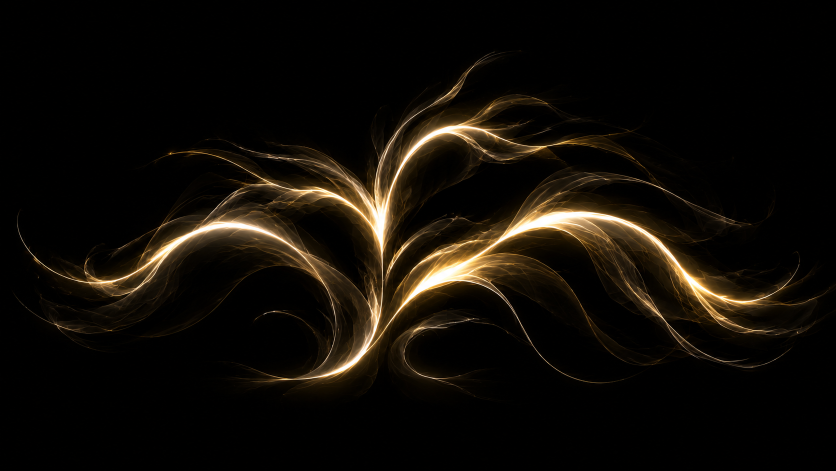
#> input picture input/original.png, 1672 x 941 px (shown at 1/2 size)
$ python extract_v08.py
#> lines starting #> are read from the running program, lines starting #| are printed output that depends on the picture; after the words box and inside, x2 and y2 are one past the last pixel; in counts of white or black regions, pixels touching at a corner belong together
### src/preprocess.py
"""
图像预处理：从原图中提取金色光带，形态学固化为实心带状，骨架化，修剪毛刺。
"""
import numpy as np
from PIL import Image
from skimage import color, morphology


def load_image(path: str) -> np.ndarray:
    """加载图片为 RGB numpy 数组 (H, W, 3)。"""
    img = Image.open(path).convert("RGB")
    return np.array(img)


def extract_golden_mask(rgb: np.ndarray) -> np.ndarray:
    """
    提取金色光带的二值掩码。
    HSV 锁定黄-橙色相 + 高亮度 + 适度饱和度，亮度兜底。
    """
    hsv = color.rgb2hsv(rgb)
    h, s, v = hsv[..., 0], hsv[..., 1], hsv[..., 2]

    hue_mask = (h >= 0.05) & (h <= 0.17)
    sat_mask = s >= 0.25
    val_mask = v >= 0.25
    color_mask = hue_mask & sat_mask & val_mask
    bright_mask = v >= 0.70

    return color_mask | bright_mask


def solidify_mask(mask: np.ndarray, close_radius: int = 10, dilate_radius: int = 3, min_object_size: int = 800) -> np.ndarray:
    """
    强力形态学固化：把丝缕状光带变成实心、边缘平滑的带状区域。
    1. 去小连通块  2. 大核闭运算填补空洞  3. 膨胀合并邻近丝缕  4. 再次去噪
    """
    cleaned = morphology.remove_small_objects(mask, min_size=min_object_size)
    cleaned = morphology.binary_closing(cleaned, morphology.disk(close_radius))
    if dilate_radius > 0:
        cleaned = morphology.binary_dilation(cleaned, morphology.disk(dilate_radius))
    cleaned = morphology.remove_small_objects(cleaned, min_size=min_object_size * 2)
    return cleaned


def skeletonize(mask: np.ndarray) -> np.ndarray:
    """骨架化：将实心光带细化为单像素宽的中心线。"""
    return morphology.skeletonize(mask)


def prune_skeleton(skeleton: np.ndarray, min_branch_length: int = 25) -> np.ndarray:
    """
    修剪骨架上的短毛刺分支。
    迭代去除端点开始的短分支，直到没有长度小于阈值的端部分支。
    """
    skel = skeleton.copy()
    h, w = skel.shape

    def get_neighbors(y, x):
        nbs = []
        for dy in (-1, 0, 1):
            for dx in (-1, 0, 1):
                if dy == 0 and dx == 0:
                    continue
                ny, nx = y + dy, x + dx
                if 0 <= ny < h and 0 <= nx < w and skel[ny, nx]:
                    nbs.append((ny, nx))
        return nbs

    for _ in range(10):
        endpoints = []
        ys, xs = np.where(skel)
        for y, x in zip(ys, xs):
            if len(get_neighbors(y, x)) == 1:
                endpoints.append((y, x))

        removed_any = False
        for ep in endpoints:
            path = [ep]
            current = ep
            prev = None
            while True:
                nbs = get_neighbors(current[0], current[1])
                next_pts = [n for n in nbs if n != prev]
                if not next_pts:
                    break
                if len(get_neighbors(current[0], current[1])) >= 3 and current != ep:
                    break
                nxt = next_pts[0]
                path.append(nxt)
                prev = current
                current = nxt
                if len(path) > min_branch_length:
                    break

            if len(path) <= min_branch_length:
                for p in path[:-1]:
                    skel[p[0], p[1]] = False
                removed_any = True

        if not removed_any:
            break

    return skel

### src/trace_angle.py
"""
骨架曲线追踪：基于多源 BFS 最短路径 + 端点角度聚类，精确提取5根主枝条。

核心思路：
1. 多源 BFS 从底部根区域计算每个骨架像素到根的距离场
2. 每个端点沿距离递减方向走到根 → 最短路径
3. 按端点相对于汇聚中心的角度聚类为5组（左上/左下/中上/右上/右下）
4. 每组取最长路径 → 5根主枝条
"""
import numpy as np
from collections import deque


def _neighbors(y: int, x: int, h: int, w: int) -> list:
    nbs = []
    for dy in (-1, 0, 1):
        for dx in (-1, 0, 1):
            if dy == 0 and dx == 0:
                continue
            ny, nx = y + dy, x + dx
            if 0 <= ny < h and 0 <= nx < w:
                nbs.append((ny, nx))
    return nbs


def _degree_map(skeleton: np.ndarray) -> np.ndarray:
    h, w = skeleton.shape
    degree = np.zeros((h, w), dtype=np.int32)
    ys, xs = np.where(skeleton)
    for y, x in zip(ys, xs):
        cnt = sum(1 for ny, nx in _neighbors(y, x, h, w) if skeleton[ny, nx])
        degree[y, x] = cnt
    return degree


def find_endpoints(skeleton: np.ndarray) -> list:
    deg = _degree_map(skeleton)
    ys, xs = np.where((skeleton) & (deg == 1))
    return list(zip(ys, xs))


def define_root_region(skeleton: np.ndarray, y_ratio: float = 0.72) -> np.ndarray:
    h, w = skeleton.shape
    y_min = int(h * y_ratio)
    root_mask = np.zeros_like(skeleton, dtype=bool)
    root_mask[y_min:, :] = True
    return root_mask & skeleton


def multi_source_bfs(skeleton: np.ndarray, sources: list) -> np.ndarray:
    h, w = skeleton.shape
    dist = np.full((h, w), -1, dtype=np.int32)
    queue = deque()
    for sy, sx in sources:
        if skeleton[sy, sx] and dist[sy, sx] == -1:
            dist[sy, sx] = 0
            queue.append((sy, sx))
    while queue:
        y, x = queue.popleft()
        d = dist[y, x]
        for ny, nx in _neighbors(y, x, h, w):
            if skeleton[ny, nx] and dist[ny, nx] == -1:
                dist[ny, nx] = d + 1
                queue.append((ny, nx))
    return dist


def trace_path_to_root(start: tuple, dist: np.ndarray, skeleton: np.ndarray) -> list:
    h, w = skeleton.shape
    path = [start]
    visited = {start}
    current = start
    while True:
        y, x = current
        if dist[y, x] == 0:
            break
        candidates = [(ny, nx) for ny, nx in _neighbors(y, x, h, w)
                      if skeleton[ny, nx] and (ny, nx) not in visited and dist[ny, nx] >= 0]
        if not candidates:
            candidates = [(ny, nx) for ny, nx in _neighbors(y, x, h, w)
                          if skeleton[ny, nx] and (ny, nx) not in visited]
            if not candidates:
                break
        best = min(candidates, key=lambda p: dist[p[0], p[1]])
        path.append(best)
        visited.add(best)
        current = best
        if len(path) > 2000:
            break
    return path


# 5个角度区间（度），对应5根主枝条
# 角度定义：arctan2(ey-cy, ex-cx)，正右=0°，正上=-90°，正左=±180°
ANGLE_GROUPS = {
    "right_lower":  {"name": "右下卷曲枝", "min": -25, "max": 15},
    "right_upper":  {"name": "右上大枝",   "min": -75, "max": -35},
    "center_top":   {"name": "中间主干",   "min": -105, "max": -75},
    "left_upper":   {"name": "左上大枝",   "min": -155, "max": -110},
    "left_lower":   {"name": "左下卷曲枝", "min": -180, "max": -155},
}


def extract_5_main_curves(
    skeleton: np.ndarray,
    min_length: int = 80,
    root_y_ratio: float = 0.72,
    center_y_ratio: float = 0.65,
    center_x_ratio: float = 0.50,
) -> list:
    """
    提取5根主枝条，按端点角度聚类。
    返回列表，每个元素为 dict:
        {"key": str, "name": str, "points": np.ndarray (N,2), "endpoint": (y,x), "length": int, "angle": float}
    """
    h, w = skeleton.shape
    cy = h * center_y_ratio
    cx = w * center_x_ratio

    print(f"  [AngleCluster] Center=({cx:.0f},{cy:.0f}), root y>={root_y_ratio:.0%}")

    root_mask = define_root_region(skeleton, y_ratio=root_y_ratio)
    root_pixels = list(zip(*np.where(root_mask)))
    print(f"  [AngleCluster] Root pixels: {len(root_pixels)}")
    dist = multi_source_bfs(skeleton, root_pixels)

    endpoints = find_endpoints(skeleton)
    print(f"  [AngleCluster] Endpoints: {len(endpoints)}")

    endpoint_paths = []
    for ep in endpoints:
        if dist[ep[0], ep[1]] < 0:
            continue
        path = trace_path_to_root(ep, dist, skeleton)
        if len(path) < min_length:
            continue
        ey, ex = ep
        angle = np.degrees(np.arctan2(ey - cy, ex - cx))
        endpoint_paths.append((angle, ep, np.array(path, dtype=np.float64)))

    print(f"  [AngleCluster] Valid paths (len>={min_length}): {len(endpoint_paths)}")

    results = []
    for key, group in ANGLE_GROUPS.items():
        amin, amax = group["min"], group["max"]
        if amin <= -180:
            matched = [(a, ep, p) for a, ep, p in endpoint_paths
                       if (a >= amin and a <= amax) or (a >= 160 and a <= 180)]
        else:
            matched = [(a, ep, p) for a, ep, p in endpoint_paths
                       if amin <= a <= amax]

        if matched:
            matched.sort(key=lambda x: len(x[2]), reverse=True)
            best_angle, best_ep, best_path = matched[0]
            results.append({
                "key": key,
                "name": group["name"],
                "points": best_path,
                "endpoint": best_ep,
                "length": len(best_path),
                "angle": best_angle,
                "group_count": len(matched),
            })
            print(f"  [AngleCluster] {group['name']:8s}: {len(matched)} candidates, "
                  f"best len={len(best_path)}, angle={best_angle:.1f}°")
        else:
            print(f"  [AngleCluster] {group['name']:8s}: NO candidates in [{amin},{amax}]!")

    return results

### src/smooth.py
"""
曲线平滑 v0.8：RDP路径简化 + B样条插值，生成极光滑的宏观走向曲线。

核心思路：
1. RDP (Ramer-Douglas-Peucker) 简化：去掉所有局部锯齿点，只保留宏观拐点
2. B样条插值：用少量拐点插值生成 C2 连续的极光滑曲线
3. 也保留传统的直接B样条平滑方法用于对比
"""
import numpy as np
from scipy.interpolate import splprep, splev


def perpendicular_distance(point: np.ndarray, line_start: np.ndarray, line_end: np.ndarray) -> float:
    """计算点到线段的垂直距离。"""
    if np.array_equal(line_start, line_end):
        return np.linalg.norm(point - line_start)
    # 线段向量
    line_vec = line_end - line_start
    point_vec = point - line_start
    # 投影长度
    proj_len = np.dot(point_vec, line_vec) / np.dot(line_vec, line_vec)
    proj_len = np.clip(proj_len, 0, 1)
    # 最近点
    closest = line_start + proj_len * line_vec
    return np.linalg.norm(point - closest)


def rdp_simplify(points: np.ndarray, epsilon: float = 5.0) -> np.ndarray:
    """
    Ramer-Douglas-Peucker 路径简化算法。
    去掉距离起止点连线小于 epsilon 的所有点，只保留宏观拐点。

    points: (N, 2)，列为 [y, x]
    epsilon: 距离阈值（像素），越大简化越激进，曲线越光滑
    返回简化后的点数组 (M, 2)
    """
    if len(points) < 3:
        return points.copy()

    # 找到距离首尾连线最远的点
    max_dist = 0.0
    max_idx = 0
    for i in range(1, len(points) - 1):
        dist = perpendicular_distance(points[i], points[0], points[-1])
        if dist > max_dist:
            max_dist = dist
            max_idx = i

    # 如果最远距离大于阈值，递归分割
    if max_dist > epsilon:
        left = rdp_simplify(points[:max_idx + 1], epsilon)
        right = rdp_simplify(points[max_idx:], epsilon)
        # 合并（避免重复中间点）
        return np.vstack([left[:-1], right])
    else:
        # 所有点都在阈值内，只保留首尾
        return np.array([points[0], points[-1]])


def smooth_trend_curve(
    points: np.ndarray,
    num_samples: int = 800,
    rdp_epsilon: float = 8.0,
    b_spline_smooth: float = 0.0,
    k: int = 3,
) -> tuple[np.ndarray, np.ndarray]:
    """
    生成宏观走向光滑曲线。

    步骤：
    1. RDP 简化原始路径，得到少量宏观拐点
    2. 用拐点做 B 样条插值（smooth=0 表示精确通过拐点）
    3. 重采样到 num_samples 个点

    参数:
        points: 原始点 (N, 2)，列为 [y, x]
        num_samples: 输出采样点数
        rdp_epsilon: RDP 简化阈值（像素），越大越光滑
        b_spline_smooth: B样条平滑因子（0=精确通过拐点，>0=进一步平滑）
        k: B样条阶数

    返回:
        (smoothed_curve, rdp_control_points)
    """
    if len(points) < k + 1:
        return points, points

    # Step 1: RDP 简化
    control = rdp_simplify(points, rdp_epsilon)

    # 确保控制点足够
    if len(control) < k + 1:
        # 简化太激进，回退到直接B样条平滑
        return smooth_curve(points, num_samples, b_spline_smooth or 150.0), points

    # Step 2: B样条插值
    try:
        tck, u = splprep([control[:, 0], control[:, 1]], s=b_spline_smooth, k=k)
        u_new = np.linspace(u.min(), u.max(), num_samples)
        y_smooth, x_smooth = splev(u_new, tck)
        smoothed = np.column_stack([y_smooth, x_smooth])
        return smoothed, control
    except Exception:
        # 插值失败，兜底
        return moving_average_curve(points, num_samples), control


def smooth_curve(
    points: np.ndarray,
    num_samples: int = 800,
    smooth_factor: float = 150.0,
    k: int = 3,
) -> np.ndarray:
    """传统直接B样条平滑（保留用于对比）。"""
    if len(points) < k + 1:
        return points
    y = points[:, 0]
    x = points[:, 1]
    try:
        tck, u = splprep([y, x], s=smooth_factor, k=k)
        u_new = np.linspace(u.min(), u.max(), num_samples)
        y_smooth, x_smooth = splev(u_new, tck)
        return np.column_stack([y_smooth, x_smooth])
    except Exception:
        return moving_average_curve(points, num_samples)


# [12 lines left out: function moving_average_curve, not called in this run]

### scripts/extract_v08.py
#!/usr/bin/env python3
"""
曲线提取主入口 v0.8 — 宏观走向光滑曲线
核心改进：RDP路径简化(去锯齿) → B样条插值拐点 → 极光滑曲线
同时生成 v0.7(直接B样条) vs v0.8(RDP+插值) 对比图
"""
import sys
import os
import json
import numpy as np

sys.path.insert(0, os.path.dirname(os.path.dirname(os.path.abspath(__file__))))

from src.preprocess import load_image, extract_golden_mask, solidify_mask, skeletonize, prune_skeleton
from src.trace_angle import extract_5_main_curves
from src.smooth import smooth_trend_curve, smooth_curve
import matplotlib
matplotlib.use("Agg")
import matplotlib.pyplot as plt


CURVE_COLORS = ["#FF6B6B", "#4ECDC4", "#45B7D1", "#FFA07A", "#98D8C8"]


def export_svg(curves_data: list, image_size: tuple, output_path: str):
    w, h = image_size
    parts = [
        '<?xml version="1.0" encoding="UTF-8"?>',
        f'<svg xmlns="http://www.w3.org/2000/svg" width="{w}" height="{h}" viewBox="0 0 {w} {h}">',
        '  <rect width="100%" height="100%" fill="black"/>',
    ]
    for i, cd in enumerate(curves_data):
        pts = cd["smoothed"]
        d = f"M {pts[0,1]:.1f} {pts[0,0]:.1f}"
        for p in pts[1:]:
            d += f" L {p[1]:.1f} {p[0]:.1f}"
        parts.append(
            f'  <path d="{d}" fill="none" stroke="{CURVE_COLORS[i % len(CURVE_COLORS)]}" '
            f'stroke-width="3" stroke-linecap="round" stroke-linejoin="round" '
            f'id="{cd["key"]}" name="{cd["name"]}"/>'
        )
    parts.append("</svg>")
    with open(output_path, "w", encoding="utf-8") as f:
        f.write("\n".join(parts))


def export_json(curves_data: list, output_path: str, version: str):
    data = {"version": version, "curve_count": len(curves_data), "curves": []}
    for cd in curves_data:
        pts = cd["smoothed"]
        points_xy = [[float(p[1]), float(p[0])] for p in pts]
        lengths = np.sqrt(np.sum(np.diff(pts, axis=0) ** 2, axis=1))
        control_xy = [[float(p[1]), float(p[0])] for p in cd.get("control", [])]
        data["curves"].append({
            "key": cd["key"],
            "name": cd["name"],
            "point_count": len(pts),
            "total_length_px": round(float(np.sum(lengths)), 2),
            "raw_length": cd["length"],
            "rdp_control_points": len(control_xy),
            "control_points": control_xy,
            "endpoint_xy": [float(cd["endpoint"][1]), float(cd["endpoint"][0])],
            "angle_deg": round(float(cd["angle"]), 1),
            "points": points_xy,
        })
    with open(output_path, "w", encoding="utf-8") as f:
        json.dump(data, f, ensure_ascii=False, indent=2)


def make_comparison(curves_data: list, original: np.ndarray, output_path: str):
    """生成 v0.7(直接B样条) vs v0.8(RDP+插值) 对比图。"""
    fig, axes = plt.subplots(1, 3, figsize=(24, 7))

    # 左：原图叠加 v0.8 光滑曲线
    axes[0].imshow(original, alpha=0.5)
    for i, cd in enumerate(curves_data):
        pts = cd["smoothed"]
        axes[0].plot(pts[:, 1], pts[:, 0], color=CURVE_COLORS[i], linewidth=2.5, label=cd["name"])
    axes[0].set_title("v0.8: RDP + B-Spline (Overlay)", fontsize=13)
    axes[0].legend(loc="upper right", fontsize=8, facecolor="black", labelcolor="white", framealpha=0.8)
    axes[0].axis("off")

    # 中：v0.8 独立曲线 + RDP拐点
    axes[1].set_facecolor("black")
    for i, cd in enumerate(curves_data):
        pts = cd["smoothed"]
        ctrl = cd.get("control", [])
        axes[1].plot(pts[:, 1], pts[:, 0], color=CURVE_COLORS[i], linewidth=2.5, label=cd["name"])
        if len(ctrl) > 0:
            axes[1].scatter(ctrl[:, 1], ctrl[:, 0], color=CURVE_COLORS[i], s=30, marker="o",
                           edgecolors="white", linewidths=0.5, zorder=5)
    axes[1].set_title("v0.8 Smooth Curves + RDP Control Points", fontsize=13)
    axes[1].set_aspect("equal")
    axes[1].invert_yaxis()
    axes[1].legend(loc="upper right", fontsize=8, facecolor="black", labelcolor="white", framealpha=0.8)
    axes[1].axis("off")

    # 右：v0.7 直接B样条（用于对比）
    axes[2].set_facecolor("black")
    for i, cd in enumerate(curves_data):
        old_smooth = smooth_curve(cd["points"], num_samples=800, smooth_factor=150.0)
        axes[2].plot(old_smooth[:, 1], old_smooth[:, 0], color=CURVE_COLORS[i], linewidth=2.5, label=cd["name"])
    axes[2].set_title("v0.7: Direct B-Spline (for comparison)", fontsize=13)
    axes[2].set_aspect("equal")
    axes[2].invert_yaxis()
    axes[2].legend(loc="upper right", fontsize=8, facecolor="black", labelcolor="white", framealpha=0.8)
    axes[2].axis("off")

    fig.suptitle("Curve Extraction v0.8 — RDP Simplification + B-Spline Interpolation (Ultra-Smooth Trend Lines)",
                 fontsize=15, color="white", fontweight="bold")
    fig.patch.set_facecolor("#1a1a1a")
    plt.tight_layout()
    plt.savefig(output_path, dpi=150, facecolor=fig.get_facecolor(), bbox_inches="tight")
    plt.close(fig)


def main():
    VERSION = "v0.8"
    base_dir = os.path.dirname(os.path.dirname(os.path.abspath(__file__)))
    input_path = os.path.join(base_dir, "input", "original.png")
    output_dir = os.path.join(base_dir, "output", VERSION)
    os.makedirs(output_dir, exist_ok=True)

    print("=" * 60)
    print(f"Curve Extractor {VERSION} — RDP + B-Spline Ultra-Smooth Trend")
    print("=" * 60)

    print("\n[1/5] Loading & preprocessing...")
    original = load_image(input_path)
#> in load_image, img is the input picture: PIL image 1672x941 RGB; mean R, G, B 16.9, 12.9, 7.4
    h, w = original.shape[:2]
    print(f"  Image: {w} x {h}")
#|   Image: 1672 x 941

    mask = extract_golden_mask(original)
#> in extract_golden_mask, `h, s, v = hsv[..., 0], hsv[..., 1], hsv[..., 2]`:
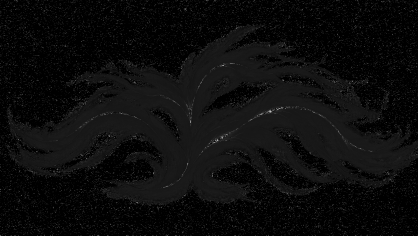
#> h: shape (941, 1672) float64 (shown at 1/4 size); min 0, max 0.979, mean 0.0469
#> in extract_golden_mask, `h, s, v = hsv[..., 0], hsv[..., 1], hsv[..., 2]`:
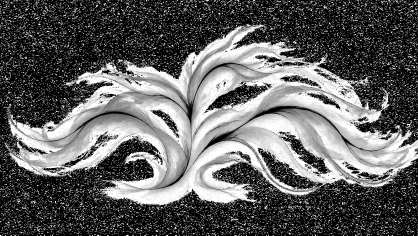
#> s: shape (941, 1672) float64 (shown at 1/4 size); min 0, max 1, mean 0.382
#> in extract_golden_mask, `h, s, v = hsv[..., 0], hsv[..., 1], hsv[..., 2]`:
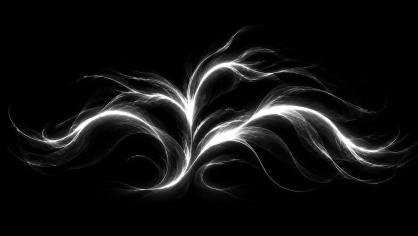
#> v: shape (941, 1672) float64 (shown at 1/4 size); min 0, max 1, mean 0.0665
#> in extract_golden_mask, `hue_mask = (h >= 0.05) & (h <= 0.17)`:
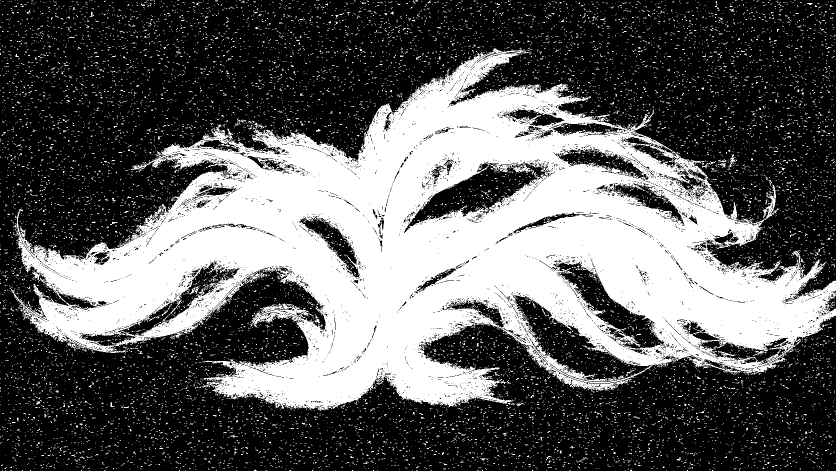
#> hue_mask: shape (941, 1672) bool (shown at 1/2 size); 36.5% white; 13014 white regions (12915 under 20 px), largest, box (x1, y1, x2, y2) and area: (20, 97, 1672, 823) 524867, (1455, 310, 1474, 336) 123, (374, 572, 399, 589) 123
#> in extract_golden_mask, `sat_mask = s >= 0.25`:
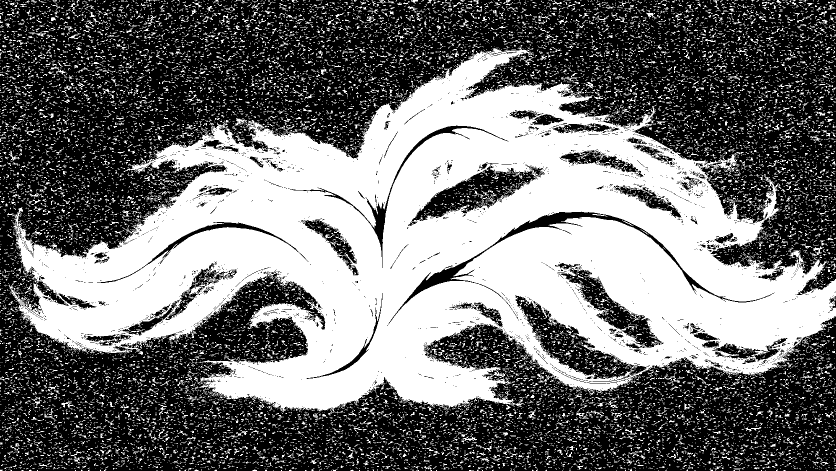
#> sat_mask: shape (941, 1672) bool (shown at 1/2 size); 44.4% white; 17274 white regions (15847 under 20 px), largest, box (x1, y1, x2, y2) and area: (14, 95, 1672, 826) 571615, (1620, 492, 1648, 513) 171, (470, 236, 495, 251) 153
#> in extract_golden_mask, `bright_mask = v >= 0.70`:
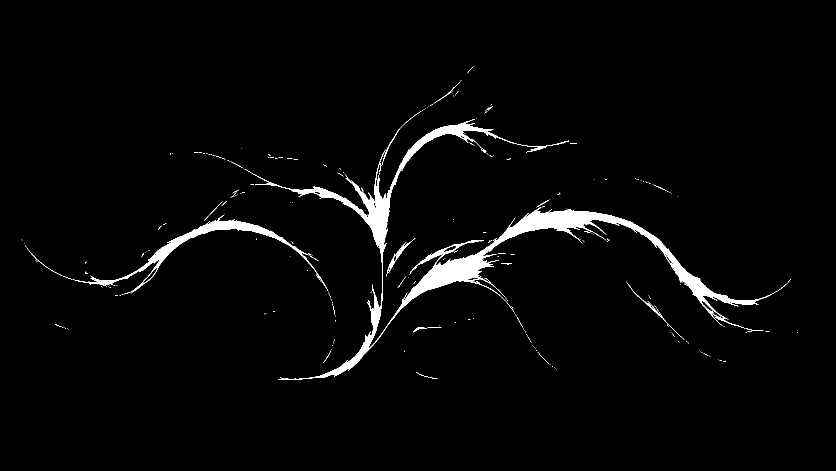
#> bright_mask: shape (941, 1672) bool (shown at 1/2 size); 2.6% white; 274 white regions (251 under 20 px), largest, box (x1, y1, x2, y2) and area: (489, 238, 1582, 760) 32840, (146, 429, 656, 589) 5847, (772, 476, 831, 553) 441
    solid = solidify_mask(mask, close_radius=10, dilate_radius=3, min_object_size=800)
#> in solidify_mask, `cleaned = morphology.binary_dilation(cleaned, morphology.disk(dilate_r..`:
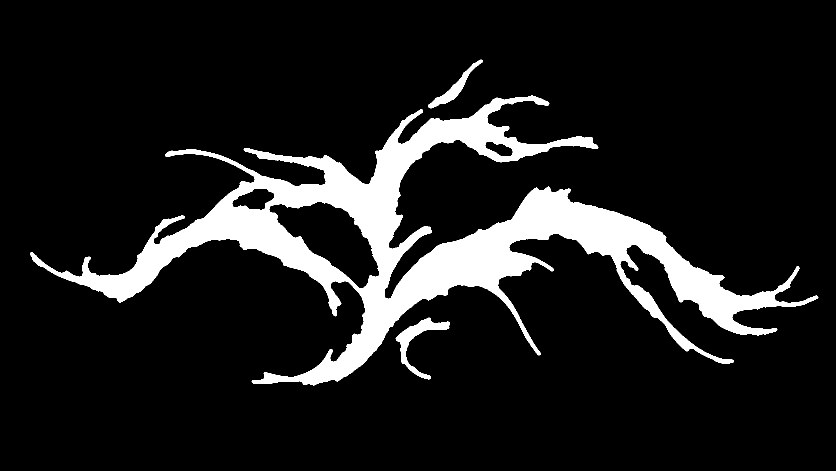
#> cleaned: shape (941, 1672) bool (shown at 1/2 size); 11.3% white; 3 white regions, box (x1, y1, x2, y2) and area: (60, 191, 1637, 771) 173452, (791, 635, 900, 759) 3098, (856, 119, 966, 217) 1898
    skel = skeletonize(solid)
    skel_pruned = prune_skeleton(skel, min_branch_length=25)
#> (the rest of the program and of its run is left out)
